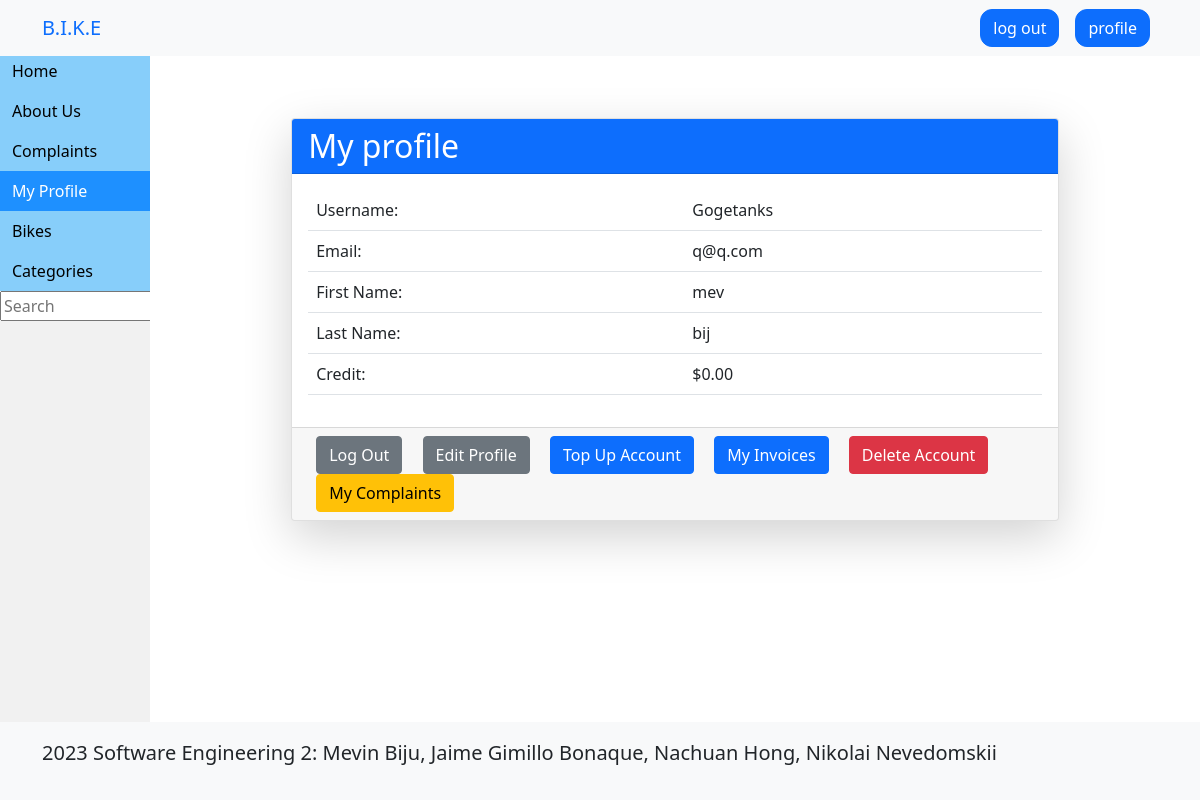
Page /profile/ (signed in) on the earlier database version.
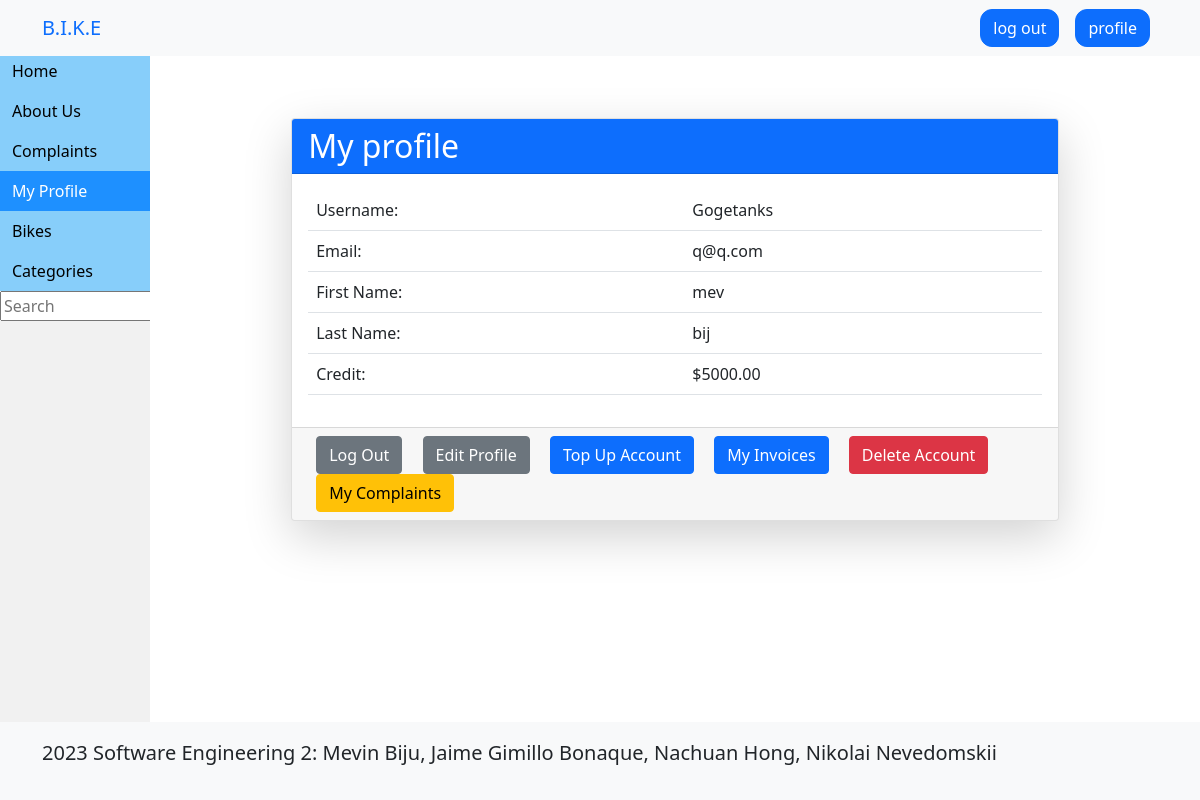
Same page on the later database version.
### bike/models.py (models this page shows)
class User(AbstractUser):
    email = models.EmailField(_('email address'), unique=True)
    credit = models.DecimalField(max_digits=8, decimal_places=2, default=0)
    def is_worker(self):
        return self.groups.filter(name='worker').exists()
    def is_mechanic(self):
        return self.groups.filter(name='mechanic').exists()

### bike/views.py (the view)
# urls.py: path('profile/', views.profile_request, name='profile'),
def profile_request(request):
    user = get_user(request)
    if not user:
        return redirect('login')
    return render(request, 'accounts/base_profile.html', context={'user': user})

### bike/views.py (called while the page is built)
def get_user(request):
    if not request.user.is_authenticated:
        messages.error(request, 'You are must login to perform some actions.')
        return None
    return User.objects.get(username=request.user.username)

### templates/accounts/base_profile.html
{% extends "base.html" %}
{% load static %}
{% block content %}
<div class="container mt-5">
	<div class="row justify-content-center">
		<div class="col-lg-10 col-md-10">
			<div class="card shadow-lg">
				<div class="card-header bg-primary text-white">
					<h2 class="mb-0">My profile</h2>
				</div>
				<div class="card-body">
					<table class="table table-hover">
						<tbody>
							<tr>
								<td>Username:</td>
								<td>{{ user.username }}</td>
							</tr>
							<tr>
								<td>Email:</td>
								<td>{{ user.email }}</td>
							</tr>
							<tr>
								<td>First Name:</td>
								<td>{{ user.first_name }}</td>
							</tr>
							<tr>
								<td>Last Name:</td>
								<td>{{ user.last_name }}</td>
							</tr>
							<tr>
								<td>Credit:</td>
								<td>${{ user.credit }}</td>
							</tr>
						</tbody>
					</table>
				</div>
				<div class="card-footer">
					<div class="d-flex justify-content-between align-items-center">
						<div>
							<a href="{% url 'logout' %}" class="btn btn-secondary mx-2">Log Out</a>
							<a href="{% url 'edit_profile' %}" class="btn btn-secondary mx-2">Edit Profile</a>
                            <a href="{% url 'topup_account' %}" class="btn btn-primary mx-2">Top Up Account</a>
		                    <a href="{% url 'invoices' %}" class="btn btn-primary mx-2">My Invoices</a>
							<a href="{% url 'delete_account' %}" class="btn btn-danger mx-2" onclick="return confirm('Are you sure you want to delete this account?')">Delete Account</a>
							<a href="{% url 'complaints' %}" class="btn btn-warning mx-2">My Complaints</a>
						</div>
					</div>
				</div>
			</div>
		</div>
	</div>
</div>
{% endblock %}

Differences in the rows shown:
changed User "Gogetanks": credit "0.00" → "5000.00"
